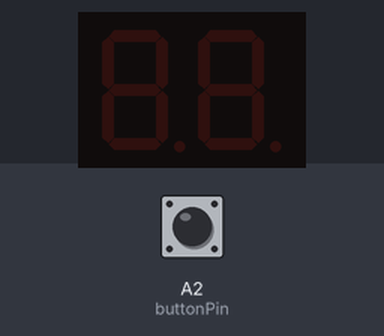
A sketch run on a simulated Arduino Uno, built with avr-gcc and run on an emulated ATmega328P. Parts: 2-digit seven-segment display. Wiring (from diagram.json): 2-digit 7-segment display, segments lit when HIGH: segments pin 2, pin 3, pin 4, pin 5, pin 6, pin 7, pin 8, pin 9, pin 10, pin 11, pin 12, pin 13, A0, A1. Inputs (shaded band) come from the test bench; at power-on: A2 (buttonPin) HIGH. The segment pins are drawn as the display they are named for.

Above: at 1.2 s.
1.3 s: A2 (buttonPin) pulled LOW for 0.15 s
At 2.1 s:
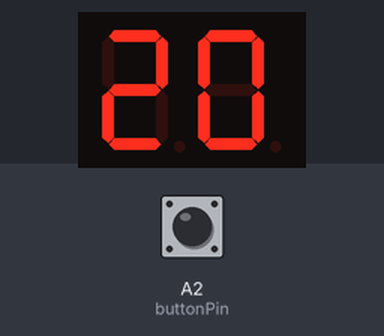
At 3.0 s:
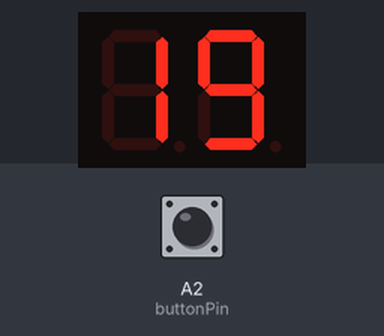
Timing chart, 0 to 4.5 s (numbered marks = the images above; inputs shaded):
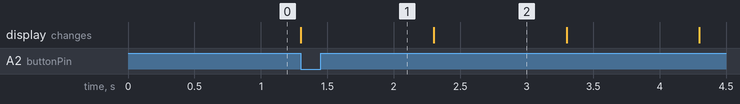

Measured:
- after the input at 1.3 s, the display: changes at once (image 1)
- what the display in image 2 shows lasts 1.0 s, from 2.3 s to 3.3 s

The sketch:

sketch.ino
```cpp
// Definisikan pin untuk Seven Segment Puluhan
int a1 = 2;
int b1 = 3;
int c1 = 4;
int d1 = 5;
int e1 = 6;
int f1 = 7;
int g1 = 8;

// Definisikan pin untuk Seven Segment Satuan
int a2 = 9;
int b2 = 10;
int c2 = 11;
int d2 = 12;
int e2 = 13;
int f2 = A0;
int g2 = A1;

// Definisikan pin untuk push button
int buttonPin = A2;
int buttonState = 0;
int lastButtonState = HIGH;  // Untuk mendeteksi perubahan status tombol
bool countdownStarted = false;  // Flag untuk mengetahui apakah hitung mundur sudah dimulai
bool isPaused = false;  // Flag untuk mengecek apakah dalam kondisi pause
int countdown = 20;  // Mulai dari 20

// Daftar angka 0-9 dalam bentuk biner untuk seven segment
byte angka[] = {
  0b00111111, // 0
  0b00000110, // 1
  0b01011011, // 2
  0b01001111, // 3
  0b01100110, // 4
  0b01101101, // 5
  0b01111101, // 6
  0b00000111, // 7
  0b01111111, // 8
  0b01101111  // 9
};

// Fungsi menampilkan angka di Seven Segment Puluhan
void tampilkanPuluhan(byte angka) {
  digitalWrite(a1, bitRead(angka, 0));
  digitalWrite(b1, bitRead(angka, 1));
  digitalWrite(c1, bitRead(angka, 2));
  digitalWrite(d1, bitRead(angka, 3));
  digitalWrite(e1, bitRead(angka, 4));
  digitalWrite(f1, bitRead(angka, 5));
  digitalWrite(g1, bitRead(angka, 6));
}

// Fungsi menampilkan angka di Seven Segment Satuan
void tampilkanSatuan(byte angka) {
  digitalWrite(a2, bitRead(angka, 0));
  digitalWrite(b2, bitRead(angka, 1));
  digitalWrite(c2, bitRead(angka, 2));
  digitalWrite(d2, bitRead(angka, 3));
  digitalWrite(e2, bitRead(angka, 4));
  digitalWrite(f2, bitRead(angka, 5));
  digitalWrite(g2, bitRead(angka, 6));
}

void setup() {
  // Set pin output untuk Seven Segment Puluhan
  pinMode(a1, OUTPUT);
  pinMode(b1, OUTPUT);
  pinMode(c1, OUTPUT);
  pinMode(d1, OUTPUT);
  pinMode(e1, OUTPUT);
  pinMode(f1, OUTPUT);
  pinMode(g1, OUTPUT);

  // Set pin output untuk Seven Segment Satuan
  pinMode(a2, OUTPUT);
  pinMode(b2, OUTPUT);
  pinMode(c2, OUTPUT);
  pinMode(d2, OUTPUT);
  pinMode(e2, OUTPUT);
  pinMode(f2, OUTPUT);
  pinMode(g2, OUTPUT);

  // Set pin input untuk tombol
  pinMode(buttonPin, INPUT_PULLUP); // Menggunakan internal pull-up resistor
}

void loop() {
  // Baca status tombol
  buttonState = digitalRead(buttonPin);

  // Cek apakah tombol ditekan (logika LOW karena internal pull-up)
  if (buttonState == LOW && lastButtonState == HIGH) {
    if (!countdownStarted) {
      countdownStarted = true;  // Mulai hitung mundur
    } else if (isPaused) {
      // Jika dalam kondisi pause, lanjutkan countdown
      isPaused = false;  // Lanjutkan hitungan dari tempat terakhir (bisa 0 atau angka lain)
    }
  }

  lastButtonState = buttonState;  // Simpan status tombol sebelumnya

  // Jika hitung mundur dimulai dan belum mencapai 0
  if (countdownStarted && !isPaused) {
    int puluhan = countdown / 10; // Hitung digit puluhan
    int satuan = countdown % 10;  // Hitung digit satuan

    // Tampilkan digit puluhan dan satuan
    tampilkanPuluhan(angka[puluhan]);
    tampilkanSatuan(angka[satuan]);

    delay(1000); // Tunda 1 detik sebelum menampilkan angka berikutnya

    countdown--;  // Kurangi nilai countdown

    // Pause ketika mencapai 0
    if (countdown < 0) {
      countdown = 0;  // Jangan biarkan countdown menjadi negatif
      isPaused = true;  // Set flag pause ketika hitungan mencapai 0
    }
  }
}
```
